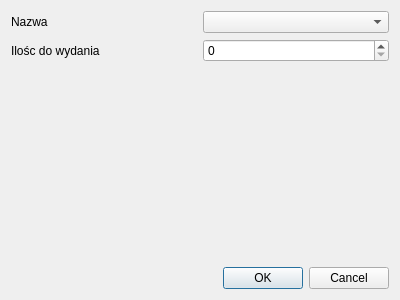
<?xml version="1.0" encoding="UTF-8"?>
<ui version="4.0">
 <class>IssuePartDialog</class>
 <widget class="QDialog" name="IssuePartDialog">
  <property name="geometry">
   <rect>
    <x>0</x>
    <y>0</y>
    <width>400</width>
    <height>300</height>
   </rect>
  </property>
  <property name="windowTitle">
   <string>Dialog</string>
  </property>
  <layout class="QVBoxLayout" name="verticalLayout">
   <item>
    <layout class="QHBoxLayout" name="horizontalLayout">
     <item>
      <widget class="QLabel" name="nameLabel">
       <property name="text">
        <string>Nazwa</string>
       </property>
      </widget>
     </item>
     <item>
      <widget class="QComboBox" name="partComboBox"/>
     </item>
    </layout>
   </item>
   <item>
    <layout class="QHBoxLayout" name="horizontalLayout_2">
     <item>
      <widget class="QLabel" name="availableQuantityLabel">
       <property name="text">
        <string>Ilośc do wydania</string>
       </property>
      </widget>
     </item>
     <item>
      <widget class="QSpinBox" name="quantitySpinBox"/>
     </item>
    </layout>
   </item>
   <item>
    <spacer name="verticalSpacer">
     <property name="orientation">
      <enum>Qt::Vertical</enum>
     </property>
     <property name="sizeHint" stdset="0">
      <size>
       <width>20</width>
       <height>40</height>
      </size>
     </property>
    </spacer>
   </item>
   <item>
    <widget class="QDialogButtonBox" name="buttonBox">
     <property name="orientation">
      <enum>Qt::Horizontal</enum>
     </property>
     <property name="standardButtons">
      <set>QDialogButtonBox::Cancel|QDialogButtonBox::Ok</set>
     </property>
    </widget>
   </item>
  </layout>
 </widget>
 <resources/>
 <connections>
  <connection>
   <sender>buttonBox</sender>
   <signal>accepted()</signal>
   <receiver>IssuePartDialog</receiver>
   <slot>accept()</slot>
   <hints>
    <hint type="sourcelabel">
     <x>248</x>
     <y>254</y>
    </hint>
    <hint type="destinationlabel">
     <x>157</x>
     <y>274</y>
    </hint>
   </hints>
  </connection>
  <connection>
   <sender>buttonBox</sender>
   <signal>rejected()</signal>
   <receiver>IssuePartDialog</receiver>
   <slot>reject()</slot>
   <hints>
    <hint type="sourcelabel">
     <x>316</x>
     <y>260</y>
    </hint>
    <hint type="destinationlabel">
     <x>286</x>
     <y>274</y>
    </hint>
   </hints>
  </connection>
 </connections>
</ui>
